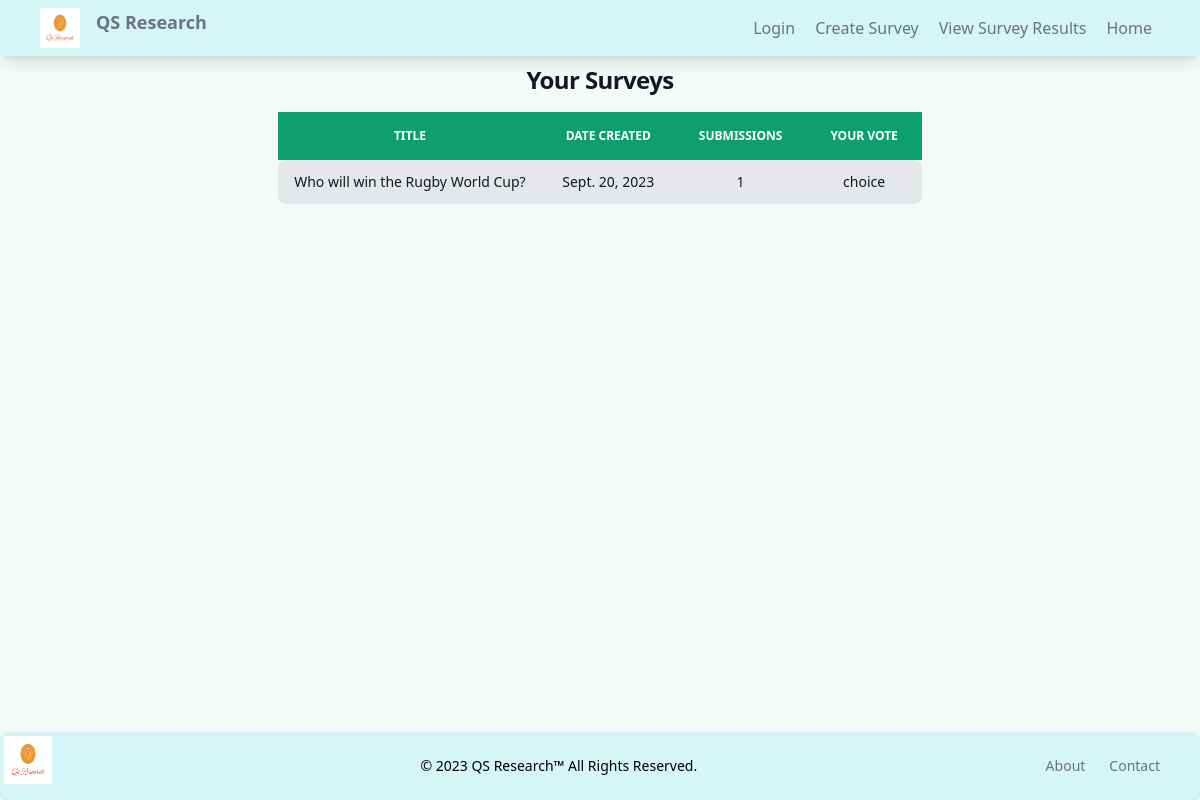
Before: /myvotes/nico with the older database file.
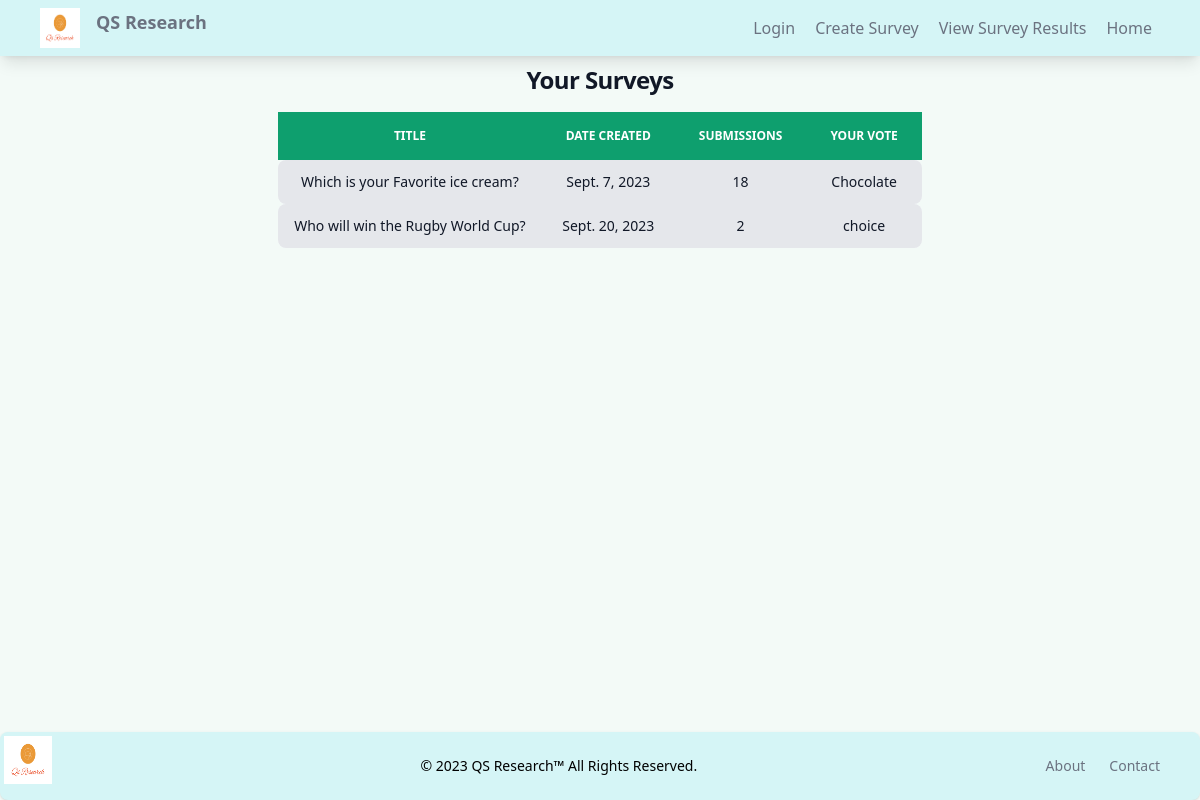
After: the same page with the newer database file.
### surveyapp/models.py (models this page shows, shortened)
class Uservotes(models.Model):
    class Meta:
        unique_together = (('username', 'answer'),)
    question_name = models.ForeignKey(Survey, on_delete=models.CASCADE)
    username = models.CharField(max_length=100)
    answer = models.CharField(max_length=50)

class Survey(models.Model):
    STATUSES = [
        ('Pending', 'Pending'),
        ('Running', 'Running'),
        ('Finished', 'Finished')
    ]
    id = models.IntegerField(primary_key=True)
    date = models.DateField()
    topic = models.CharField(max_length=50, default='hola')
    question = models.CharField(max_length=200)
    creator = models.CharField(max_length=100)
    submissions = models.IntegerField(default=0)
    status = models.CharField(max_length=15, choices=STATUSES, default='Pending')

### surveyapp/views.py (the view)
# urls.py: path('myvotes/<str:username>', views.Myvotes, name='myvotes'),
def Myvotes(request, username):
    user = User.objects.filter(username=username)
    print('username', username)
    items = Uservotes.objects.select_related('question').filter(username=username).values()
    votes = Uservotes.objects.select_related('question_name').filter(username=username)  # values().order_by('question_name')
    from django.db.models import F
    print('votes', votes)
    print('items',items)
    context = {'surveyinfo': votes}
    print('\n')
    print('all', all)
    return render(request, 'surveys/myvotes.html', context )

### surveyapp/templates/surveys/myvotes.html (shortened to what the changed rows need)
{% extends 'surveys/base.html' %}
  {% load static %}
{% load tailwind_tags %}  -->
{% block content %}
<h1 class="mb-4 text-center mt-2 text-2xl font-extrabold leading-none tracking-tight text-gray-900 md:text-2xl lg:text-2xl dark:text-white">Your Surveys</h1>
<table class="mx-auto py-2 text-sm text-left text-gray-500 dark:text-gray-400">
  <thead class="text-xs text-gray-700 uppercase bg-green-500 text-white first:rounded-tl-lg first:rounded-bl-lg last:rounded-tr-lg last:rounded-br-lg">
      <tr>
        <th scope="col" class="p-4 text-center">Title</th>
        <th scope="col" class="px-6 py-3 text-center">Date Created</th>
        <th scope="col" class="px-6 py-3 text-center">Submissions</th>
        <th scope="col" class="px-6 py-3 text-center">Your Vote</th>
      </tr>
    </thead>
    <tbody>
        {% for survey in surveyinfo %}
      <tr class="bg-slate-50 border-spacing">
        <td class="px-4 py-3 text-center text-gray-900 bg-gray-200 first:rounded-tl-lg first:rounded-bl-lg last:rounded-tr-lg last:rounded-br-lg">{{survey.question_name.question}}</td>
        <td class="px-4 py-3 text-center text-gray-900 bg-gray-200 first:rounded-tl-lg first:rounded-bl-lg last:rounded-tr-lg last:rounded-br-lg">{{survey.question_name.date}}</td>
        <td class="px-4 py-3 text-center text-gray-900 bg-gray-200 first:rounded-tl-lg first:rounded-bl-lg last:rounded-tr-lg last:rounded-br-lg">{{survey.question_name.submissions}}</td>
        <td class="px-4 py-3 text-center text-gray-900 bg-gray-200 first:rounded-tl-lg first:rounded-bl-lg last:rounded-tr-lg last:rounded-br-lg">{{survey.answer}}</td>
      </tr>
      {% endfor %}
    </tbody>
  </table>
{% endblock content %}

Changed rows visible on the page:
added Uservotes: question_name.question "Which is your Favorite ice cream?", question_name "Sept. 7, 2023", question_name.submissions "18", answer "Chocolate"
changed through a linked row, Uservotes "choice": question_name.submissions "1" → "2"
